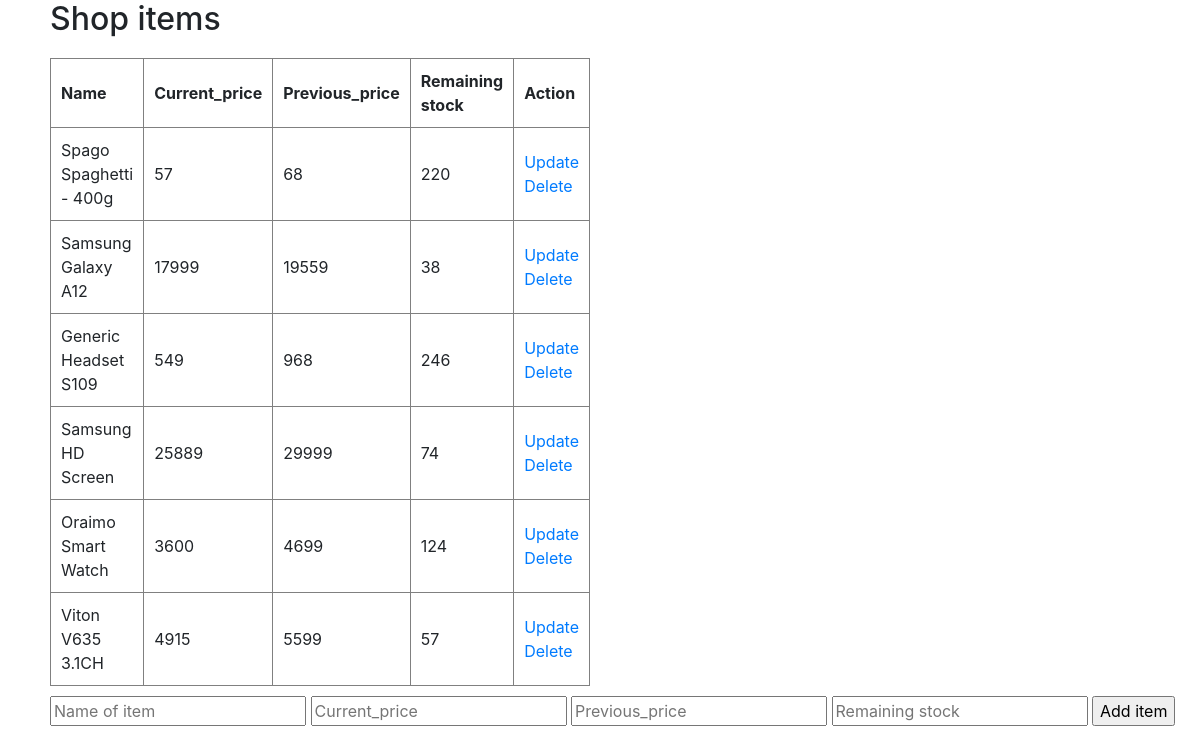
Before: /shopitems/ (signed in) with the older database file.
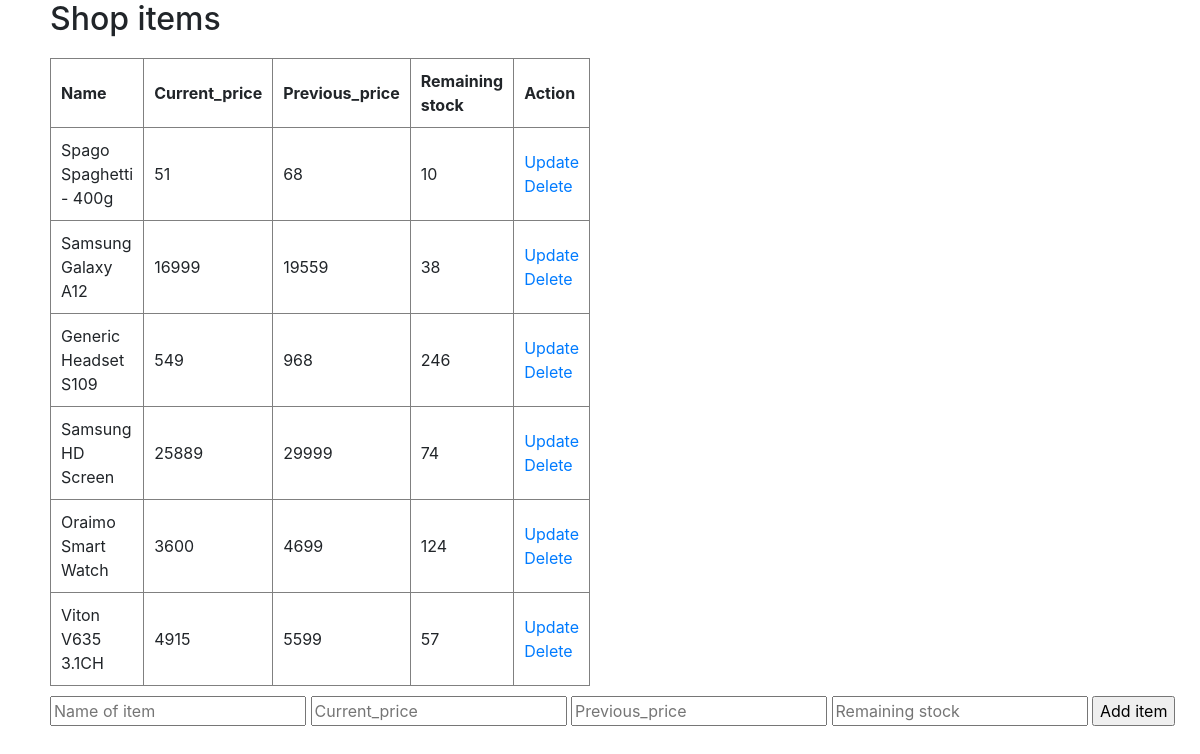
After: the same page with the newer database file.
### app.py (models this page shows, shortened)
class Item(db.Model):
    id = db.Column(db.Integer, primary_key=True)
    name = db.Column(db.String(50), nullable=False)
    current_price = db.Column(db.Integer, nullable=False)
    previous_price = db.Column(db.Integer, nullable=False)
    remaining = db.Column(db.Integer, nullable=False)
    date_added = db.Column(db.DateTime, default=datetime.utcnow)

### app.py (the view, shortened to what this page needs)
@app.route('/shopitems/', methods=['GET', 'POST'])
@login_required
def shop_items():
    items = Item.query.order_by(Item.date_added).all()
    return render_template('shopitems.html', items=items)

### app.py (called while the page is built)
@login_manager.user_loader
def load_user(user_id):
    return Customer.query.get(int(user_id))

### templates/shopitems.html (shortened to what this page needs)
{% extends 'base.html' %}
{% block body %}
{% if items | length <1 %}
<h2 style="margin-left:50px;">Add shop items below</h2>
{% else %}
<div id="table" style="margin-left:50px;">
    <h2>Shop items</h2>
    <table border="1" cellpadding="10" cellspacing="0" width="500" style="margin-top:20px;" >
        <tr>
            <th>Name</th>
            <th>Current_price</th>
            <th>Previous_price</th>
            <th>Remaining stock</th>
            <th>Action</th>
        </tr>
        {% for item in items %}
        <tr>
            <td>{{item.name}}</td>
            <td>{{item.current_price}}</td>
            <td>{{item.previous_price}}</td>
            <td>{{item.remaining}}</td>
            <td>
                <a href="/update/{{item.id}}">Update</a>
                <br>
                <a href="/delete/{{item.id}}">Delete</a>
            </td>
        </tr>
        {% endfor %}
    </table>
</div>
{% endif %}
<div id="form" style="margin-left:50px; margin-top:10px;">
    <form method="POST">
        <input type="text" name="name" id="name" placeholder="Name of item" required>
        <input type="number" name="current_price" id="current_price" placeholder="Current_price" required>
        <input type="number" name="previous_price" id="previous_price" placeholder="Previous_price"required>
        <input type="number" name="remaining" id="remaining" placeholder="Remaining stock" required>
        <input type="submit" value="Add item">
    </form>
</div>
{% endblock %}

Changed rows visible on the page:
changed Item "Spago Spaghetti - 400g": current_price "57" → "51"; remaining "220" → "10"
changed Item "Samsung Galaxy A12": current_price "17999" → "16999"
